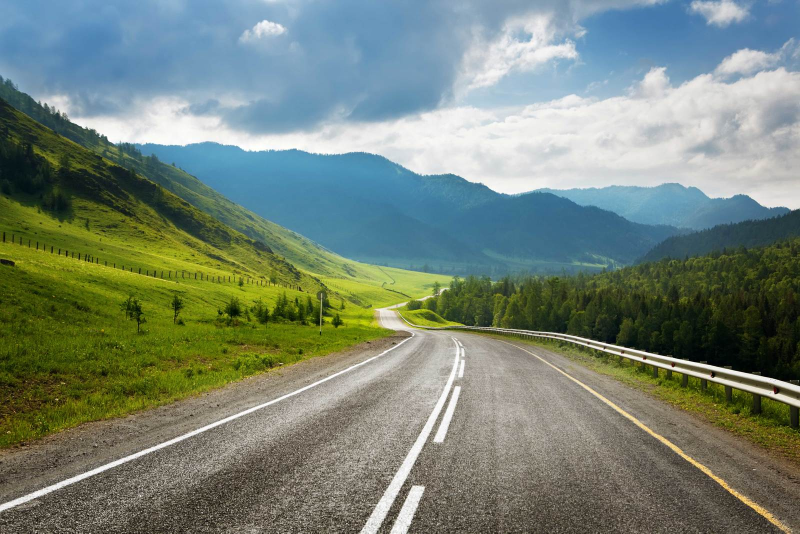
#> input picture images/test images/Road.jpg, 1600 x 1067 px (shown at 1/2 size)
$ jupyter execute --allow-errors test.ipynb   (older library calls are emulated)
#> lines starting #> are read from the running program, lines starting #| are printed output that depends on the picture
### imageprocessing.py
""" Image Processing Module

    Description: This module is designed to perform various image processing tasks such as color transformations,
    geometric transformations, filtering, edge detection, Histogram Equalization & calculation, and Edge detection.

    Author: Basel Mohamed Mostafa Sayed

    Date of Creation: 9/14/2025

    Version: 0.3

    Email: baselmohamed802@gmail.com

    Changelog:
    - 0.1: Initial version with basic color transformation functions. (09/14/2025)
    - 0.2: Finished all functions (09/15/2025)
    - 0.3: Added new functions and improved error handling (09/15/2025)
    - 0.4: More new functions. (09/15/2025)
    - 0.5: Added more functions (09/15/2025)
    - 0.6: Tested all functions output in test.ipynb notebook (09/15/2025)
    - 0.7: Added new functions and fixed bugs apparent in the streamlit app (09/17/2025)
"""
# Import necessary libraries
import cv2
import numpy as np
import matplotlib.pyplot as plt

# ---- 1. Basic Color Transformations Functions ---- #
def convert_to_grayscale(image):
    """ Function that converts an image to grayscale. """
    return cv2.cvtColor(image, cv2.COLOR_BGR2GRAY)

def convert_to_hsv(image):
    """ Function that converts an image to HSV color space. """
    return cv2.cvtColor(image, cv2.COLOR_BGR2HSV)

def convert_to_lab(image):
    """ Function that converts an image to LAB color space. """
    return cv2.cvtColor(image, cv2.COLOR_BGR2LAB)

def convert_gray_to_bgr(image):
    """ Function that converts a grayscale image to BGR color space. """
    return cv2.cvtColor(image, cv2.COLOR_GRAY2BGR)

def convert_gray_to_rgb(image):
    """ Function that converts a grayscale image to RGB color space. """
    return cv2.cvtColor(image, cv2.COLOR_GRAY2RGB)

# ---- 2. Geometric Transformations Functions ---- #
def flip_image(image, flip_code):
    """ Function that flips an image.
        flip_code: 0 for vertical, 1 for horizontal, -1 for both axes.
    """
    match flip_code:
        case 0 | 1 | -1:
            return cv2.flip(image, flip_code)
        case _:
            raise ValueError("Invalid flip code. Must be 0, 1, or -1.")

def rotate_image(image, angle):
    """Function that Rotates an image by a given angle.
       angle: Angle in degrees. Positive values mean counter-clockwise rotation.
    """
    (h, w) = image.shape[:2]
    center = (w // 2, h // 2)
    match angle:
        case int() | float():
            M = cv2.getRotationMatrix2D(center, angle, 1.0)
            return cv2.warpAffine(image, M, (w, h))
        case _:
            raise ValueError("Invalid angle. Must be a number.")

def resize_image(image, width=None, height=None, fx=None, fy=None, interpolation=cv2.INTER_AREA):
    """
    Function that resizes an image.
    Inputs:
        width: Desired width of the output image.
        height: Desired height of the output image.
        fx: Scale factor along the horizontal axis.
        fy: Scale factor along the vertical axis.
        interpolation: Interpolation method. Default is cv2.INTER_AREA.
        Note: If both width and height are provided, they take precedence over fx and fy.
    """
    match (width, height, fx, fy):
        case (int() | None, int() | None, None, None) if width is not None or height is not None:
            return cv2.resize(image, (width, height), interpolation=interpolation)
        case (None, None, float() | None, float() | None) if fx is not None or fy is not None:
            return cv2.resize(image, None, fx=fx, fy=fy, interpolation=interpolation)
        case (int() | None, int() | None, float() | None, float() | None) if (width is not None or height is not None) and (fx is not None or fy is not None):
            return cv2.resize(image, (width, height), fx=fx, fy=fy, interpolation=interpolation)
        case _:
            raise ValueError("Invalid input. Provide either width and/or height as integers or fx and/or fy as floats.")

# ---- 3. Filtering & Smoothing Functions ---- #
# [367 lines left out: functions average_blur, apply_gaussian_blur, apply_median_blur, simple_filter, bilateral_filter, box_filter and 13 more, not called in this run]

### test.ipynb
# This is a test file notebook for the image processing functions.

# 1. Import Libraries

[cell 1]
import cv2
import numpy as np
import matplotlib.pyplot as plt
import imageprocessing as ip

- Import test image

[cell 2]
image = cv2.imread('images/test images/Road.jpg')
#> image is the input picture: shape (1067, 1600, 3); mean B, G, R 119.1, 132.1, 118.1
if image is None:
    raise ValueError("Image not found. Please check the path.")
else :
    print("Image loaded successfully.")

# 2. Test Geometric Transformations Functions

[cell 3]
# Flipping image
flipped_image_0 = ip.flip_image(image, 0)
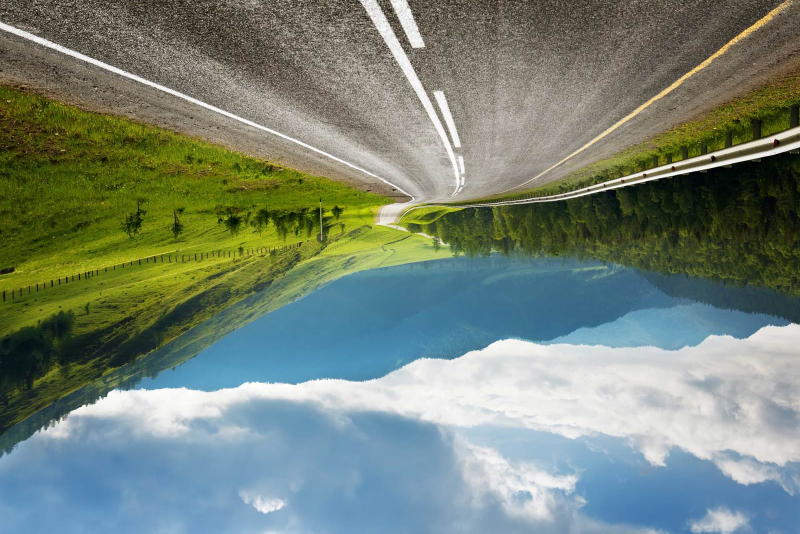
#> flipped_image_0: shape (1067, 1600, 3) (shown at 1/2 size); mean B, G, R 119.1, 132.1, 118.1
flipped_image_1 = ip.flip_image(image, 1)
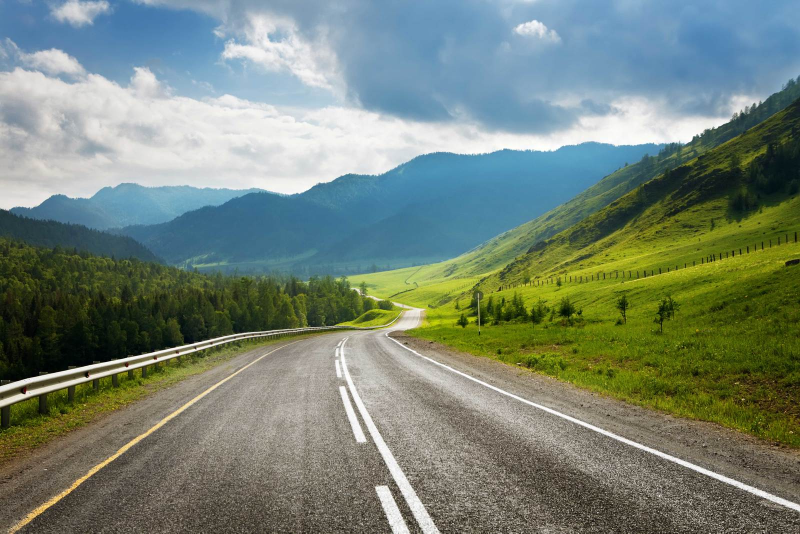
#> flipped_image_1: shape (1067, 1600, 3) (shown at 1/2 size); mean B, G, R 119.1, 132.1, 118.1
flipped_image_both = ip.flip_image(image, -1)
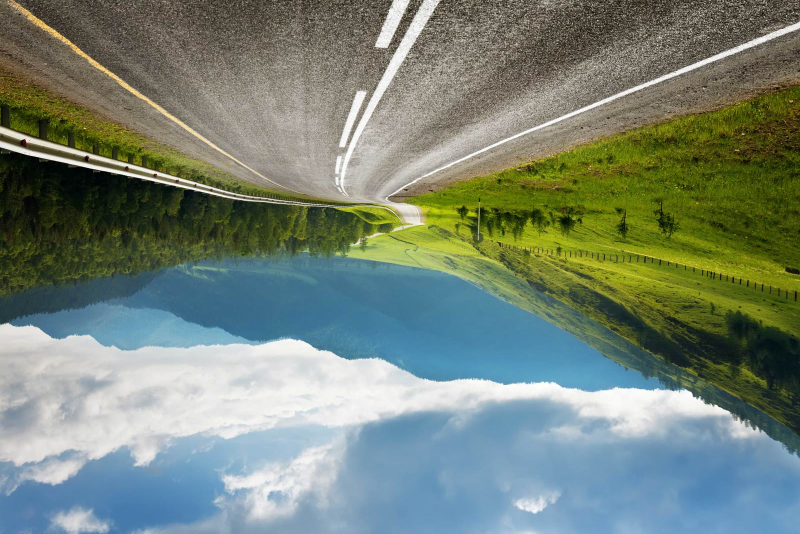
#> flipped_image_both: shape (1067, 1600, 3) (shown at 1/2 size); mean B, G, R 119.1, 132.1, 118.1

# Displaying results
image_titles = ['Original Image', 'Flipped Vertically', 'Flipped Horizontally', 'Flipped Both']
images = [image, flipped_image_0, flipped_image_1, flipped_image_both]
plt.figure(figsize=(10, 8))
for i in range(4):
    plt.subplot(2, 2, i + 1)
    plt.imshow(cv2.cvtColor(images[i], cv2.COLOR_BGR2RGB))
    plt.title(image_titles[i])
    plt.axis('off')
plt.tight_layout()
plt.show()
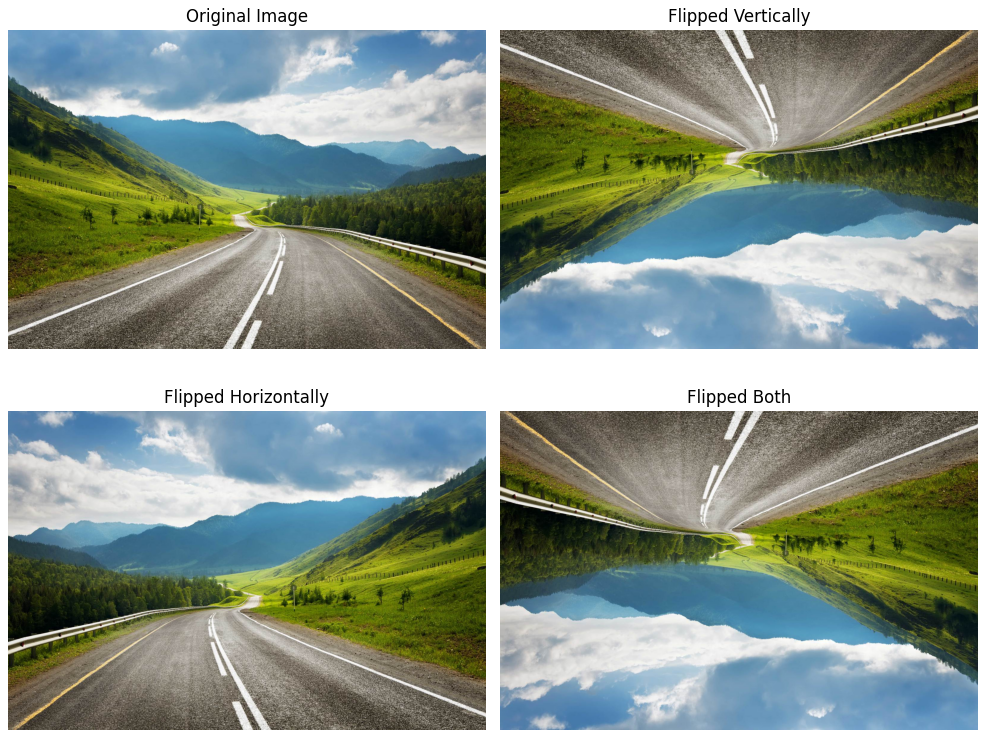
#> figure drawn by matplotlib, 4 panels

[cell 4]
rotated_image_45 = ip.rotate_image(image, 45)
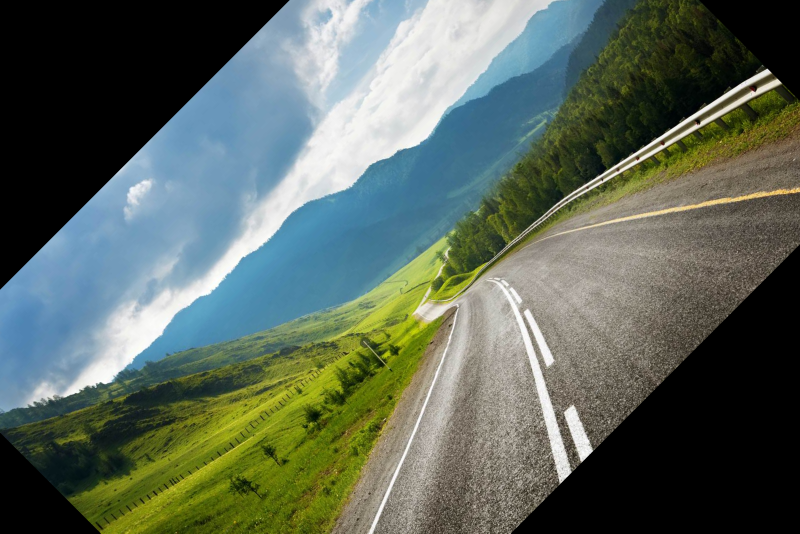
#> rotated_image_45: shape (1067, 1600, 3) (shown at 1/2 size); mean B, G, R 92.6, 103.9, 92
rotated_image_90 = ip.rotate_image(image, 90)
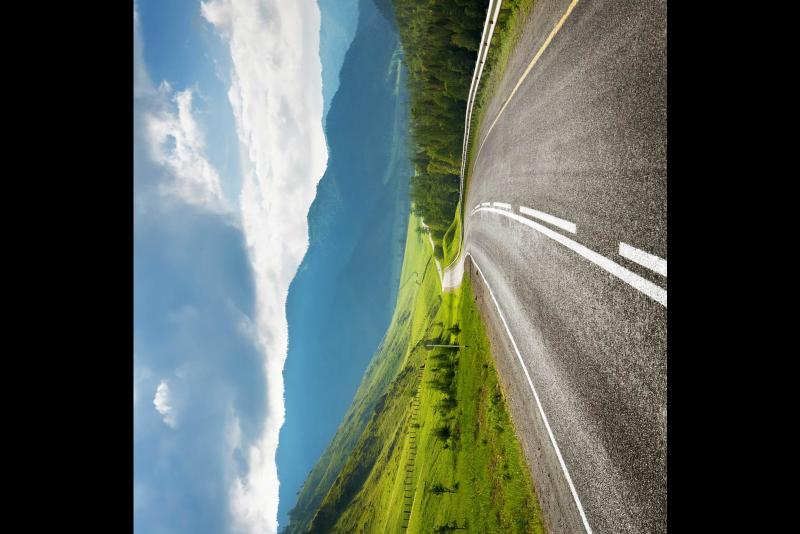
#> rotated_image_90: shape (1067, 1600, 3) (shown at 1/2 size); mean B, G, R 89.7, 96.3, 85.8
rotated_image_135 = ip.rotate_image(image, 135)
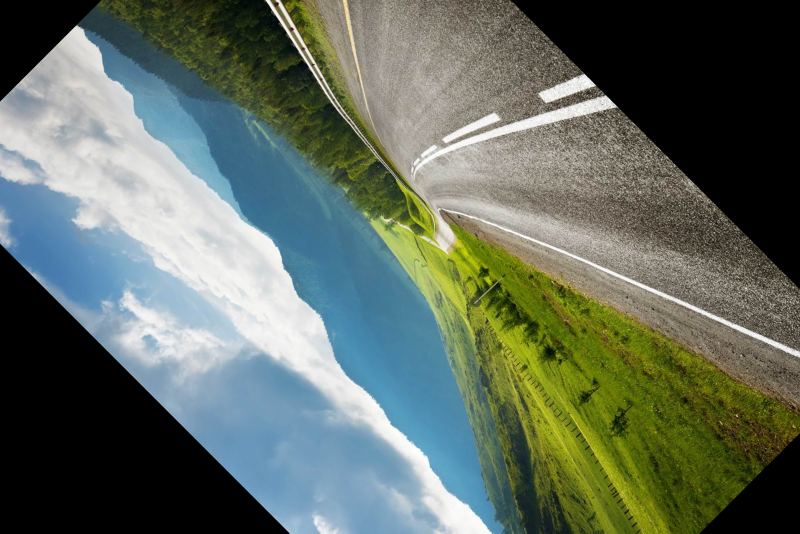
#> rotated_image_135: shape (1067, 1600, 3) (shown at 1/2 size); mean B, G, R 96.5, 108.4, 97

# Displaying results
image_titles = ['Original Image', 'Rotated 45°', 'Rotated 90°', 'Rotated 135°']
images = [image, rotated_image_45, rotated_image_90, rotated_image_135]
plt.figure(figsize=(10, 8))
for i in range(4):
    plt.subplot(2, 2, i + 1)
    plt.imshow(cv2.cvtColor(images[i], cv2.COLOR_BGR2RGB))
    plt.title(image_titles[i])
    plt.axis('off')
plt.tight_layout()
plt.show()
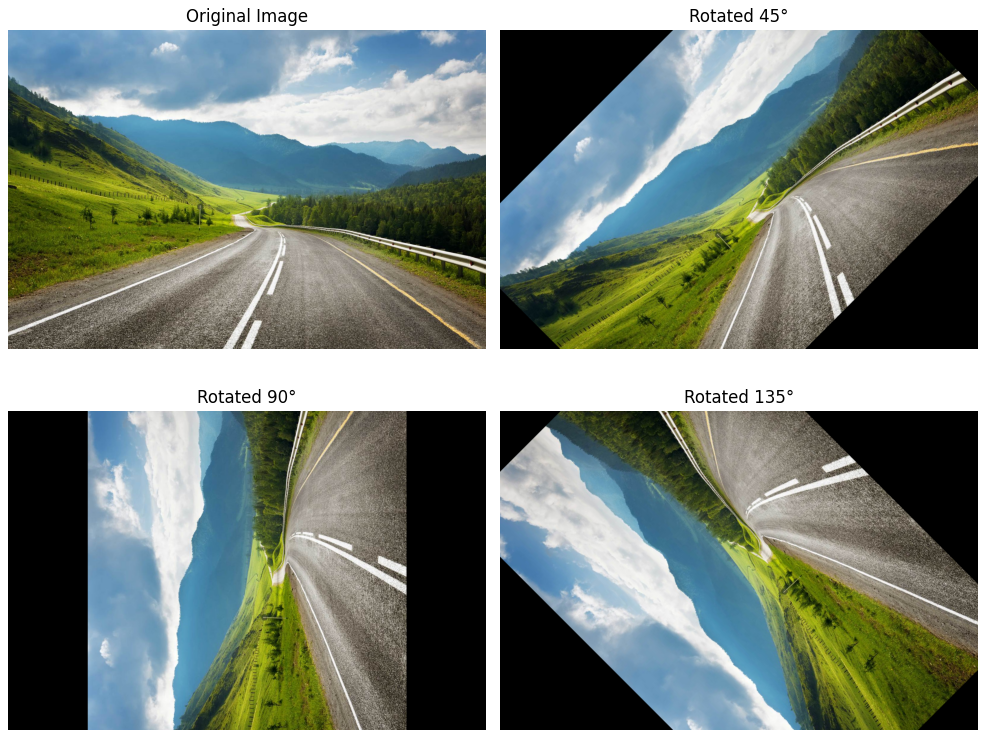
#> figure drawn by matplotlib, 4 panels

[cell 5]
resized_image_half = ip.resize_image(image, fx=0.5, fy=0.5)
resized_image_pixes = ip.resize_image(image, width=300, height=200)
resized_image_fx = ip.resize_image(image, fx=0.1, fy=0.1)
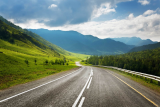
#> resized_image_fx: shape (107, 160, 3); mean B, G, R 119, 132, 118.1

# Displaying results
plt.figure(figsize=(10, 8))
image_titles = ['Original Image', 'Resized Half', 'Resized to 300x200', 'Resized to 10%']
images = [image, resized_image_half, resized_image_pixes, resized_image_fx]
for i in range(4):
    plt.subplot(2, 2, i + 1)
    plt.imshow(cv2.cvtColor(images[i], cv2.COLOR_BGR2RGB))
    plt.title(image_titles[i])
    plt.axis('off')
plt.tight_layout()
plt.show()
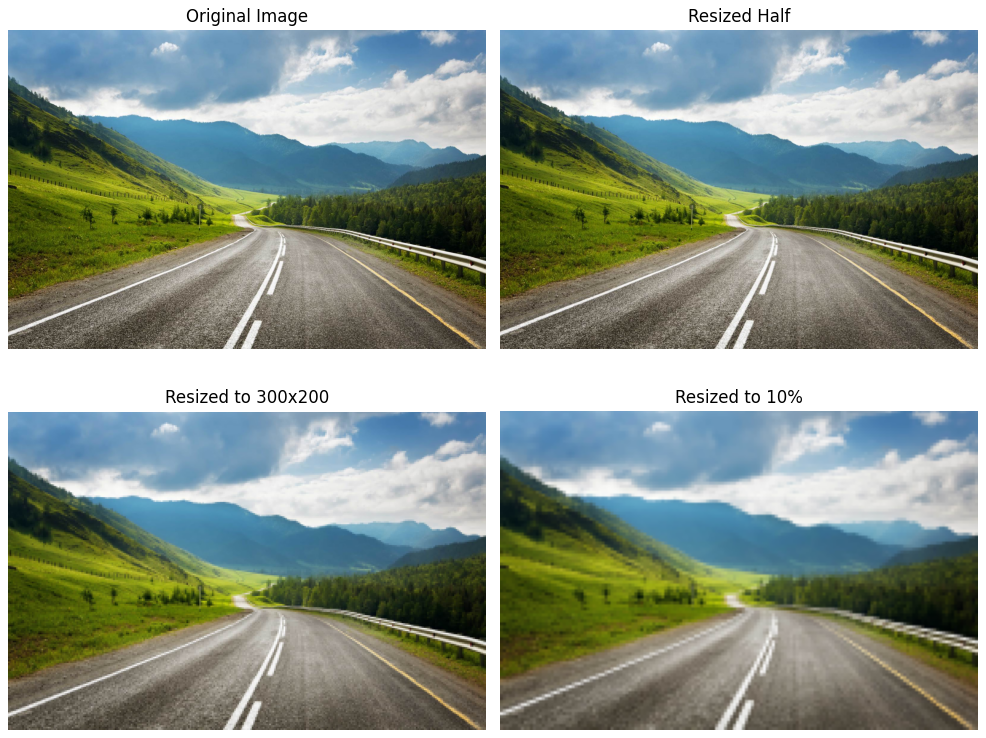
#> figure drawn by matplotlib, 4 panels
